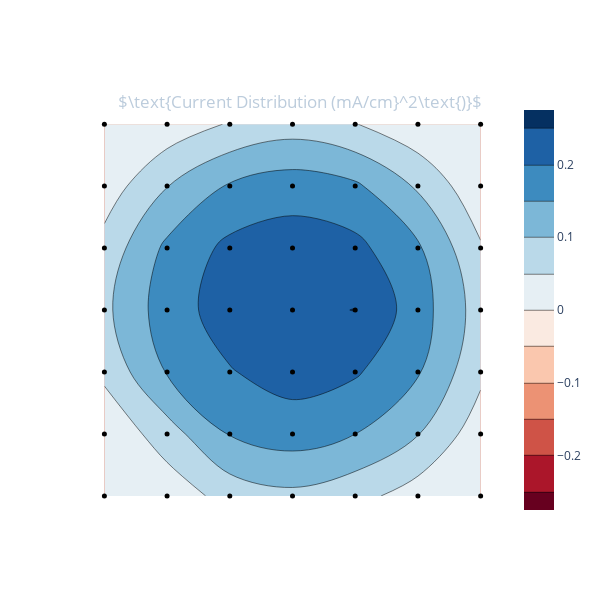

Write notebook code for a chart like this one.
### Markdown cell above
### Run the following cell just to get a quick reading

### Code cell
currents = data.readCurrents(centre5x5 = False)
apl.plotI(currents)

### Figure 1 — Plotly figure (JSON) as saved in the notebook; plotly's stock layout.template omitted (floating-point values rounded to 4 significant figures)
{"data": [{"autocontour": true, "colorscale": [[0, "rgb(103,0,31)"], [0.1, "rgb(178,24,43)"], [0.2, "rgb(214,96,77)"], [0.3, "rgb(244,165,130)"], [0.4, "rgb(253,219,199)"], [0.5, "rgb(247,247,247)"], [0.6, "rgb(209,229,240)"], [0.7, "rgb(146,197,222)"], [0.8, "rgb(67,147,195)"], [0.9, "rgb(33,102,172)"], [1, "rgb(5,48,97)"]], "contours": {"end": 0.25, "size": 0.05, "start": -0.25}, "ncontours": 21, "type": "contour", "z": [[0.001767, 0.01641, 0.07112, 0.08849, 0.06717, 0.02571, 0.003548], [0.006615, 0.07847, 0.1528, 0.1735, 0.1502, 0.1021, 0.02134], [0.0628, 0.1535, 0.1971, 0.2214, 0.206, 0.1546, 0.06178], [0.08816, 0.1767, 0.2231, 0.2421, 0.2507, 0.1739, 0.07696], [0.06805, 0.1608, 0.2125, 0.225, 0.2137, 0.1572, 0.05542], [0.02234, 0.0986, 0.1555, 0.1771, 0.1585, 0.09347, 0.01219], [0.002901, 0.01811, 0.05412, 0.07529, 0.05184, 0.01182, 0.001728]], "zmax": 0.2507, "zmid": 0, "zmin": -0.2507}, {"marker": {"color": "rgb(0, 0, 0)", "size": 5}, "mode": "markers", "type": "scatter", "x": [0, 1, 2, 3, 4, 5, 6, 0, 1, 2, 3, 4, 5, 6, 0, 1, 2, 3, 4, 5, 6, 0, 1, 2, 3, 4, 5, 6, 0, 1, 2, 3, 4, 5, 6, 0, 1, 2, 3, 4, 5, 6, 0, 1, 2, 3, 4, 5, 6], "y": [0, 0, 0, 0, 0, 0, 0, 1, 1, 1, 1, 1, 1, 1, 2, 2, 2, 2, 2, 2, 2, 3, 3, 3, 3, 3, 3, 3, 4, 4, 4, 4, 4, 4, 4, 5, 5, 5, 5, 5, 5, 5, 6, 6, 6, 6, 6, 6, 6]}], "layout": {"height": 600, "paper_bgcolor": "rgba(0, 0, 0, 0)", "plot_bgcolor": "rgba(0, 0, 0, 0)", "title": {"font": {"color": "#BCCCDC"}, "text": "$\\text{Current Distribution (mA/cm}^2\\text{)}$", "x": 0.5, "xanchor": "center", "y": 0.84, "yanchor": "top"}, "width": 600, "xaxis": {"autorange": true, "range": [-0.3886, 6.389], "showgrid": false, "showticklabels": false, "tickmode": "linear", "type": "linear"}, "yaxis": {"autorange": true, "range": [-0.3894, 6.389], "showgrid": false, "showticklabels": false, "type": "linear"}}}
